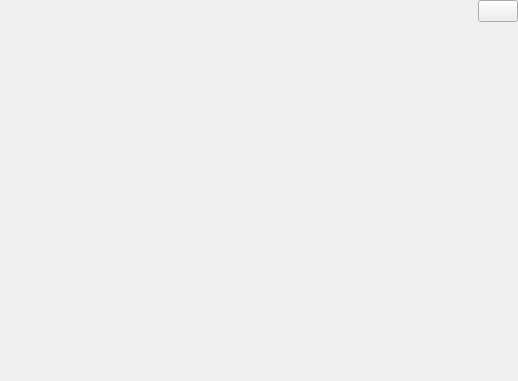
<?xml version="1.0" encoding="UTF-8"?>
<ui version="4.0">
 <class>WidgetBoard</class>
 <widget class="QWidget" name="WidgetBoard">
  <property name="geometry">
   <rect>
    <x>0</x>
    <y>0</y>
    <width>518</width>
    <height>381</height>
   </rect>
  </property>
  <property name="windowTitle">
   <string>Form</string>
  </property>
  <layout class="QVBoxLayout" name="verticalLayout">
   <property name="spacing">
    <number>0</number>
   </property>
   <property name="leftMargin">
    <number>0</number>
   </property>
   <property name="topMargin">
    <number>0</number>
   </property>
   <property name="rightMargin">
    <number>0</number>
   </property>
   <property name="bottomMargin">
    <number>0</number>
   </property>
   <item>
    <widget class="QWidget" name="widget_2" native="true">
     <layout class="QHBoxLayout" name="horizontalLayout">
      <property name="spacing">
       <number>0</number>
      </property>
      <property name="leftMargin">
       <number>0</number>
      </property>
      <property name="topMargin">
       <number>0</number>
      </property>
      <property name="rightMargin">
       <number>0</number>
      </property>
      <property name="bottomMargin">
       <number>0</number>
      </property>
      <item>
       <spacer name="horizontalSpacer">
        <property name="orientation">
         <enum>Qt::Horizontal</enum>
        </property>
        <property name="sizeHint" stdset="0">
         <size>
          <width>0</width>
          <height>20</height>
         </size>
        </property>
       </spacer>
      </item>
      <item>
       <widget class="QPushButton" name="btnAddColumn">
        <property name="text">
         <string/>
        </property>
        <property name="icon">
         <iconset resource="../../resources.qrc">
          <normaloff>:/icons/resources/icons/add_column.png</normaloff>:/icons/resources/icons/add_column.png</iconset>
        </property>
       </widget>
      </item>
     </layout>
    </widget>
   </item>
   <item>
    <widget class="QWidget" name="wdtColumns" native="true">
     <property name="sizePolicy">
      <sizepolicy hsizetype="Preferred" vsizetype="Preferred">
       <horstretch>0</horstretch>
       <verstretch>1</verstretch>
      </sizepolicy>
     </property>
     <layout class="QHBoxLayout" name="horizontalLayout_2">
      <property name="spacing">
       <number>0</number>
      </property>
      <property name="leftMargin">
       <number>0</number>
      </property>
      <property name="topMargin">
       <number>0</number>
      </property>
      <property name="rightMargin">
       <number>0</number>
      </property>
      <property name="bottomMargin">
       <number>0</number>
      </property>
      <item>
       <widget class="QScrollArea" name="scrollArea">
        <property name="frameShape">
         <enum>QFrame::NoFrame</enum>
        </property>
        <property name="widgetResizable">
         <bool>true</bool>
        </property>
        <widget class="QWidget" name="scrollAreaWidgetContents">
         <property name="geometry">
          <rect>
           <x>0</x>
           <y>0</y>
           <width>518</width>
           <height>357</height>
          </rect>
         </property>
         <layout class="QHBoxLayout" name="horizontalLayout_4">
          <property name="spacing">
           <number>0</number>
          </property>
          <property name="leftMargin">
           <number>0</number>
          </property>
          <property name="topMargin">
           <number>0</number>
          </property>
          <property name="rightMargin">
           <number>0</number>
          </property>
          <property name="bottomMargin">
           <number>0</number>
          </property>
          <item>
           <widget class="QWidget" name="wdtColumnList" native="true">
            <property name="sizePolicy">
             <sizepolicy hsizetype="Preferred" vsizetype="Preferred">
              <horstretch>0</horstretch>
              <verstretch>0</verstretch>
             </sizepolicy>
            </property>
            <layout class="QHBoxLayout" name="horizontalLayout_3">
             <property name="spacing">
              <number>4</number>
             </property>
             <property name="leftMargin">
              <number>0</number>
             </property>
             <property name="topMargin">
              <number>0</number>
             </property>
             <property name="rightMargin">
              <number>0</number>
             </property>
             <property name="bottomMargin">
              <number>0</number>
             </property>
            </layout>
           </widget>
          </item>
          <item>
           <widget class="QWidget" name="widget" native="true">
            <property name="sizePolicy">
             <sizepolicy hsizetype="Preferred" vsizetype="Preferred">
              <horstretch>1</horstretch>
              <verstretch>0</verstretch>
             </sizepolicy>
            </property>
            <layout class="QHBoxLayout" name="horizontalLayout_5">
             <property name="spacing">
              <number>0</number>
             </property>
             <property name="leftMargin">
              <number>0</number>
             </property>
             <property name="topMargin">
              <number>0</number>
             </property>
             <property name="rightMargin">
              <number>0</number>
             </property>
             <property name="bottomMargin">
              <number>0</number>
             </property>
             <item>
              <spacer name="horizontalSpacer_2">
               <property name="orientation">
                <enum>Qt::Horizontal</enum>
               </property>
               <property name="sizeHint" stdset="0">
                <size>
                 <width>515</width>
                 <height>20</height>
                </size>
               </property>
              </spacer>
             </item>
            </layout>
           </widget>
          </item>
         </layout>
        </widget>
       </widget>
      </item>
     </layout>
    </widget>
   </item>
  </layout>
 </widget>
 <resources>
  <include location="../../resources.qrc"/>
 </resources>
 <connections/>
</ui>
